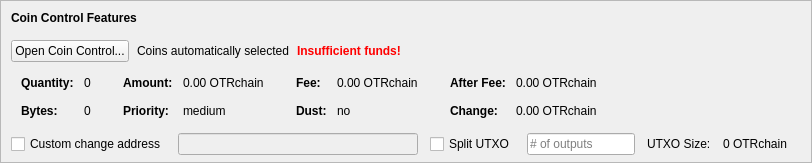
    <widget class="QFrame" name="frameCoinControl">
     <property name="sizePolicy">
      <sizepolicy hsizetype="Expanding" vsizetype="Expanding">
       <horstretch>0</horstretch>
       <verstretch>0</verstretch>
      </sizepolicy>
     </property>
     <property name="maximumSize">
      <size>
       <width>16777215</width>
       <height>16777215</height>
      </size>
     </property>
     <property name="frameShape">
      <enum>QFrame::StyledPanel</enum>
     </property>
     <property name="frameShadow">
      <enum>QFrame::Sunken</enum>
     </property>
     <layout class="QVBoxLayout" name="verticalLayoutCoinControl2">
      <property name="spacing">
       <number>0</number>
      </property>
      <property name="leftMargin">
       <number>0</number>
      </property>
      <property name="topMargin">
       <number>0</number>
      </property>
      <property name="rightMargin">
       <number>0</number>
      </property>
      <property name="bottomMargin">
       <number>6</number>
      </property>
      <item>
       <layout class="QVBoxLayout" name="verticalLayoutCoinControl" stretch="0,0,0,0,1">
        <property name="spacing">
         <number>0</number>
        </property>
        <property name="leftMargin">
         <number>10</number>
        </property>
        <property name="topMargin">
         <number>10</number>
        </property>
        <item>
         <layout class="QHBoxLayout" name="horizontalLayoutCoinControl1">
          <property name="bottomMargin">
           <number>15</number>
          </property>
          <item>
           <widget class="QLabel" name="labelCoinControlFeatures">
            <property name="sizePolicy">
             <sizepolicy hsizetype="Preferred" vsizetype="Maximum">
              <horstretch>0</horstretch>
              <verstretch>0</verstretch>
             </sizepolicy>
            </property>
            <property name="font">
             <font>
              <weight>75</weight>
              <bold>true</bold>
             </font>
            </property>
            <property name="styleSheet">
             <string notr="true">font-weight:bold;</string>
            </property>
            <property name="text">
             <string>Coin Control Features</string>
            </property>
           </widget>
          </item>
         </layout>
        </item>
        <item>
         <layout class="QHBoxLayout" name="horizontalLayoutCoinControl2" stretch="0,0,0,0">
          <property name="spacing">
           <number>8</number>
          </property>
          <property name="bottomMargin">
           <number>10</number>
          </property>
          <item>
           <widget class="QPushButton" name="pushButtonCoinControl">
            <property name="styleSheet">
             <string notr="true"/>
            </property>
            <property name="text">
             <string>Open Coin Control...</string>
            </property>
            <property name="autoDefault">
             <bool>false</bool>
            </property>
           </widget>
          </item>
          <item>
           <widget class="QLabel" name="labelCoinControlAutomaticallySelected">
            <property name="text">
             <string>Coins automatically selected</string>
            </property>
            <property name="margin">
             <number>5</number>
            </property>
           </widget>
          </item>
          <item>
           <widget class="QLabel" name="labelCoinControlInsuffFunds">
            <property name="font">
             <font>
              <weight>75</weight>
              <bold>true</bold>
             </font>
            </property>
            <property name="styleSheet">
             <string notr="true">color:red;font-weight:bold;</string>
            </property>
            <property name="text">
             <string>Insufficient funds!</string>
            </property>
            <property name="margin">
             <number>5</number>
            </property>
           </widget>
          </item>
          <item>
           <spacer name="horizontalSpacerCoinControl">
            <property name="orientation">
             <enum>Qt::Horizontal</enum>
            </property>
            <property name="sizeHint" stdset="0">
             <size>
              <width>40</width>
              <height>1</height>
             </size>
            </property>
           </spacer>
          </item>
         </layout>
        </item>
        <item>
         <widget class="QWidget" name="widgetCoinControl" native="true">
          <property name="sizePolicy">
           <sizepolicy hsizetype="Preferred" vsizetype="Preferred">
            <horstretch>0</horstretch>
            <verstretch>0</verstretch>
           </sizepolicy>
          </property>
          <property name="minimumSize">
           <size>
            <width>0</width>
            <height>0</height>
           </size>
          </property>
          <property name="styleSheet">
           <string notr="true"/>
          </property>
          <layout class="QHBoxLayout" name="horizontalLayoutCoinControl5">
           <property name="leftMargin">
            <number>0</number>
           </property>
           <property name="topMargin">
            <number>0</number>
           </property>
           <property name="rightMargin">
            <number>0</number>
           </property>
           <property name="bottomMargin">
            <number>0</number>
           </property>
           <item>
            <layout class="QHBoxLayout" name="horizontalLayoutCoinControl3" stretch="0,0,0,1">
             <property name="spacing">
              <number>20</number>
             </property>
             <property name="topMargin">
              <number>0</number>
             </property>
             <property name="bottomMargin">
              <number>10</number>
             </property>
             <item>
              <layout class="QFormLayout" name="formLayoutCoinControl1">
               <property name="horizontalSpacing">
                <number>10</number>
               </property>
               <property name="verticalSpacing">
                <number>14</number>
               </property>
               <property name="leftMargin">
                <number>10</number>
               </property>
               <property name="topMargin">
                <number>4</number>
               </property>
               <property name="rightMargin">
                <number>6</number>
               </property>
               <item row="0" column="0">
                <widget class="QLabel" name="labelCoinControlQuantityText">
                 <property name="font">
                  <font>
                   <weight>75</weight>
                   <bold>true</bold>
                  </font>
                 </property>
                 <property name="text">
                  <string>Quantity:</string>
                 </property>
                 <property name="margin">
                  <number>0</number>
                 </property>
                </widget>
               </item>
               <item row="0" column="1">
                <widget class="QLabel" name="labelCoinControlQuantity">
                 <property name="cursor">
                  <cursorShape>IBeamCursor</cursorShape>
                 </property>
                 <property name="contextMenuPolicy">
                  <enum>Qt::ActionsContextMenu</enum>
                 </property>
                 <property name="text">
                  <string notr="true">0</string>
                 </property>
                 <property name="margin">
                  <number>0</number>
                 </property>
                 <property name="textInteractionFlags">
                  <set>Qt::LinksAccessibleByMouse|Qt::TextSelectableByKeyboard|Qt::TextSelectableByMouse</set>
                 </property>
                </widget>
               </item>
               <item row="1" column="0">
                <widget class="QLabel" name="labelCoinControlBytesText">
                 <property name="font">
                  <font>
                   <weight>75</weight>
                   <bold>true</bold>
                  </font>
                 </property>
                 <property name="text">
                  <string>Bytes:</string>
                 </property>
                </widget>
               </item>
               <item row="1" column="1">
                <widget class="QLabel" name="labelCoinControlBytes">
                 <property name="cursor">
                  <cursorShape>IBeamCursor</cursorShape>
                 </property>
                 <property name="contextMenuPolicy">
                  <enum>Qt::ActionsContextMenu</enum>
                 </property>
                 <property name="text">
                  <string notr="true">0</string>
                 </property>
                 <property name="textInteractionFlags">
                  <set>Qt::LinksAccessibleByMouse|Qt::TextSelectableByKeyboard|Qt::TextSelectableByMouse</set>
                 </property>
                </widget>
               </item>
              </layout>
             </item>
             <item>
              <layout class="QFormLayout" name="formLayoutCoinControl2">
               <property name="horizontalSpacing">
                <number>10</number>
               </property>
               <property name="verticalSpacing">
                <number>14</number>
               </property>
               <property name="leftMargin">
                <number>6</number>
               </property>
               <property name="topMargin">
                <number>4</number>
               </property>
               <property name="rightMargin">
                <number>6</number>
               </property>
               <item row="0" column="0">
                <widget class="QLabel" name="labelCoinControlAmountText">
                 <property name="font">
                  <font>
                   <weight>75</weight>
                   <bold>true</bold>
                  </font>
                 </property>
                 <property name="text">
                  <string>Amount:</string>
                 </property>
                 <property name="margin">
                  <number>0</number>
                 </property>
                </widget>
               </item>
               <item row="0" column="1">
                <widget class="QLabel" name="labelCoinControlAmount">
                 <property name="cursor">
                  <cursorShape>IBeamCursor</cursorShape>
                 </property>
                 <property name="contextMenuPolicy">
                  <enum>Qt::ActionsContextMenu</enum>
                 </property>
                 <property name="text">
                  <string notr="true">0.00 OTRchain</string>
                 </property>
                 <property name="textInteractionFlags">
                  <set>Qt::LinksAccessibleByMouse|Qt::TextSelectableByKeyboard|Qt::TextSelectableByMouse</set>
                 </property>
                </widget>
               </item>
               <item row="1" column="0">
                <widget class="QLabel" name="labelCoinControlPriorityText">
                 <property name="font">
                  <font>
                   <weight>75</weight>
                   <bold>true</bold>
                  </font>
                 </property>
                 <property name="text">
                  <string>Priority:</string>
                 </property>
                </widget>
               </item>
               <item row="1" column="1">
                <widget class="QLabel" name="labelCoinControlPriority">
                 <property name="cursor">
                  <cursorShape>IBeamCursor</cursorShape>
                 </property>
                 <property name="contextMenuPolicy">
                  <enum>Qt::ActionsContextMenu</enum>
                 </property>
                 <property name="text">
                  <string>medium</string>
                 </property>
                 <property name="textInteractionFlags">
                  <set>Qt::LinksAccessibleByMouse|Qt::TextSelectableByKeyboard|Qt::TextSelectableByMouse</set>
                 </property>
                </widget>
               </item>
              </layout>
             </item>
             <item>
              <layout class="QFormLayout" name="formLayoutCoinControl3">
               <property name="horizontalSpacing">
                <number>10</number>
               </property>
               <property name="verticalSpacing">
                <number>14</number>
               </property>
               <property name="leftMargin">
                <number>6</number>
               </property>
               <property name="topMargin">
                <number>4</number>
               </property>
               <property name="rightMargin">
                <number>6</number>
               </property>
               <item row="0" column="0">
                <widget class="QLabel" name="labelCoinControlFeeText">
                 <property name="font">
                  <font>
                   <weight>75</weight>
                   <bold>true</bold>
                  </font>
                 </property>
                 <property name="text">
                  <string>Fee:</string>
                 </property>
                 <property name="margin">
                  <number>0</number>
                 </property>
                </widget>
               </item>
               <item row="0" column="1">
                <widget class="QLabel" name="labelCoinControlFee">
                 <property name="cursor">
                  <cursorShape>IBeamCursor</cursorShape>
                 </property>
                 <property name="contextMenuPolicy">
                  <enum>Qt::ActionsContextMenu</enum>
                 </property>
                 <property name="text">
                  <string notr="true">0.00 OTRchain</string>
                 </property>
                 <property name="textInteractionFlags">
                  <set>Qt::LinksAccessibleByMouse|Qt::TextSelectableByKeyboard|Qt::TextSelectableByMouse</set>
                 </property>
                </widget>
               </item>
               <item row="1" column="0">
                <widget class="QLabel" name="labelCoinControlLowOutputText">
                 <property name="font">
                  <font>
                   <weight>75</weight>
                   <bold>true</bold>
                  </font>
                 </property>
                 <property name="text">
                  <string>Dust:</string>
                 </property>
                </widget>
               </item>
               <item row="1" column="1">
                <widget class="QLabel" name="labelCoinControlLowOutput">
                 <property name="cursor">
                  <cursorShape>IBeamCursor</cursorShape>
                 </property>
                 <property name="contextMenuPolicy">
                  <enum>Qt::ActionsContextMenu</enum>
                 </property>
                 <property name="text">
                  <string>no</string>
                 </property>
                 <property name="textInteractionFlags">
                  <set>Qt::LinksAccessibleByMouse|Qt::TextSelectableByKeyboard|Qt::TextSelectableByMouse</set>
                 </property>
                </widget>
               </item>
              </layout>
             </item>
             <item>
              <layout class="QFormLayout" name="formLayoutCoinControl4">
               <property name="horizontalSpacing">
                <number>10</number>
               </property>
               <property name="verticalSpacing">
                <number>14</number>
               </property>
               <property name="leftMargin">
                <number>6</number>
               </property>
               <property name="topMargin">
                <number>4</number>
               </property>
               <property name="rightMargin">
                <number>6</number>
               </property>
               <item row="0" column="0">
                <widget class="QLabel" name="labelCoinControlAfterFeeText">
                 <property name="font">
                  <font>
                   <weight>75</weight>
                   <bold>true</bold>
                  </font>
                 </property>
                 <property name="text">
                  <string>After Fee:</string>
                 </property>
                 <property name="margin">
                  <number>0</number>
                 </property>
                </widget>
               </item>
               <item row="0" column="1">
                <widget class="QLabel" name="labelCoinControlAfterFee">
                 <property name="cursor">
                  <cursorShape>IBeamCursor</cursorShape>
                 </property>
                 <property name="contextMenuPolicy">
                  <enum>Qt::ActionsContextMenu</enum>
                 </property>
                 <property name="text">
                  <string notr="true">0.00 OTRchain</string>
                 </property>
                 <property name="textInteractionFlags">
                  <set>Qt::LinksAccessibleByMouse|Qt::TextSelectableByKeyboard|Qt::TextSelectableByMouse</set>
                 </property>
                </widget>
               </item>
               <item row="1" column="0">
                <widget class="QLabel" name="labelCoinControlChangeText">
                 <property name="font">
                  <font>
                   <weight>75</weight>
                   <bold>true</bold>
                  </font>
                 </property>
                 <property name="text">
                  <string>Change:</string>
                 </property>
                </widget>
               </item>
               <item row="1" column="1">
                <widget class="QLabel" name="labelCoinControlChange">
                 <property name="cursor">
                  <cursorShape>IBeamCursor</cursorShape>
                 </property>
                 <property name="contextMenuPolicy">
                  <enum>Qt::ActionsContextMenu</enum>
                 </property>
                 <property name="text">
                  <string notr="true">0.00 OTRchain</string>
                 </property>
                 <property name="textInteractionFlags">
                  <set>Qt::LinksAccessibleByMouse|Qt::TextSelectableByKeyboard|Qt::TextSelectableByMouse</set>
                 </property>
                </widget>
               </item>
              </layout>
             </item>
            </layout>
           </item>
          </layout>
         </widget>
        </item>
        <item>
         <layout class="QHBoxLayout" name="horizontalLayoutCoinControl4" stretch="0,0,0,0,0,0,0">
          <property name="spacing">
           <number>12</number>
          </property>
          <property name="sizeConstraint">
           <enum>QLayout::SetDefaultConstraint</enum>
          </property>
          <property name="topMargin">
           <number>5</number>
          </property>
          <property name="rightMargin">
           <number>5</number>
          </property>
          <item>
           <widget class="QCheckBox" name="checkBoxCoinControlChange">
            <property name="toolTip">
             <string>If this is activated, but the change address is empty or invalid, change will be sent to a newly generated address.</string>
            </property>
            <property name="text">
             <string>Custom change address</string>
            </property>
           </widget>
          </item>
          <item>
           <widget class="QValidatedLineEdit" name="lineEditCoinControlChange">
            <property name="enabled">
             <bool>false</bool>
            </property>
            <property name="sizePolicy">
             <sizepolicy hsizetype="Expanding" vsizetype="Fixed">
              <horstretch>0</horstretch>
              <verstretch>0</verstretch>
             </sizepolicy>
            </property>
           </widget>
          </item>
          <item>
           <widget class="QCheckBox" name="splitBlockCheckBox">
            <property name="text">
             <string>Split UTXO</string>
            </property>
           </widget>
          </item>
          <item>
           <widget class="QLineEdit" name="splitBlockLineEdit">
            <property name="sizePolicy">
             <sizepolicy hsizetype="Fixed" vsizetype="Fixed">
              <horstretch>50</horstretch>
              <verstretch>0</verstretch>
             </sizepolicy>
            </property>
            <property name="placeholderText">
             <string># of outputs</string>
            </property>
           </widget>
          </item>
          <item>
           <widget class="QLabel" name="labelBlockSizeText">
            <property name="text">
             <string>UTXO Size:</string>
            </property>
           </widget>
          </item>
          <item>
           <widget class="QLabel" name="labelBlockSize">
            <property name="text">
             <string>0 OTRchain</string>
            </property>
           </widget>
          </item>
          <item>
           <widget class="QLabel" name="labelCoinControlChangeLabel">
            <property name="sizePolicy">
             <sizepolicy hsizetype="Preferred" vsizetype="Expanding">
              <horstretch>0</horstretch>
              <verstretch>0</verstretch>
             </sizepolicy>
            </property>
            <property name="minimumSize">
             <size>
              <width>0</width>
              <height>0</height>
             </size>
            </property>
            <property name="text">
             <string/>
            </property>
            <property name="margin">
             <number>3</number>
            </property>
           </widget>
          </item>
         </layout>
        </item>
        <item>
         <spacer name="verticalSpacerCoinControl">
          <property name="orientation">
           <enum>Qt::Vertical</enum>
          </property>
          <property name="sizeHint" stdset="0">
           <size>
            <width>800</width>
            <height>1</height>
           </size>
          </property>
         </spacer>
        </item>
       </layout>
      </item>
     </layout>
    </widget>
